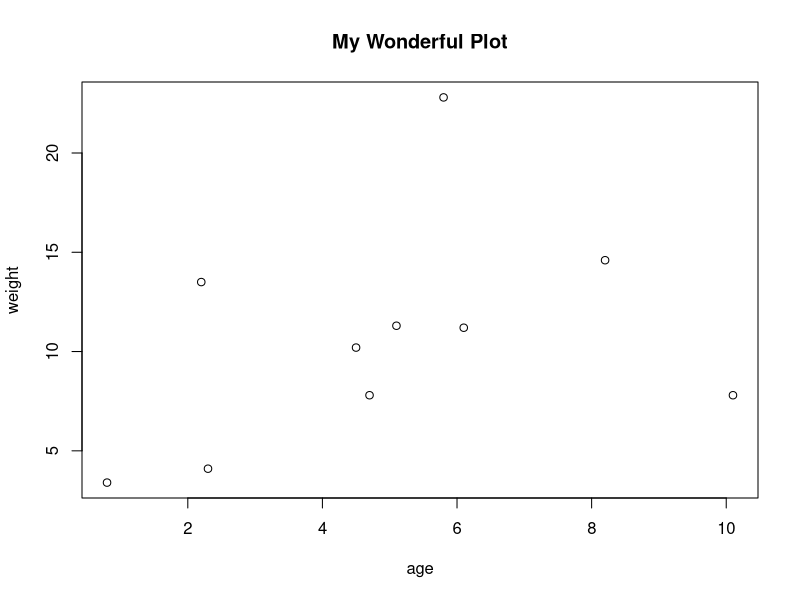
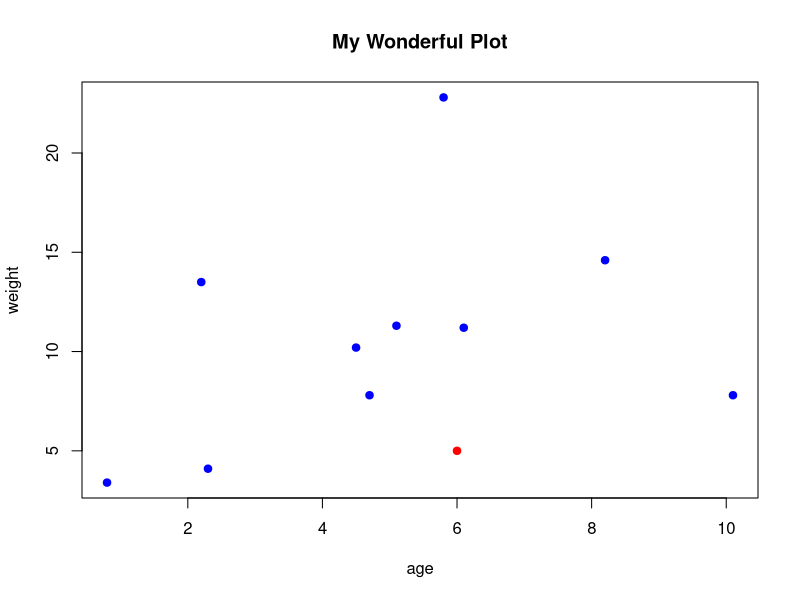
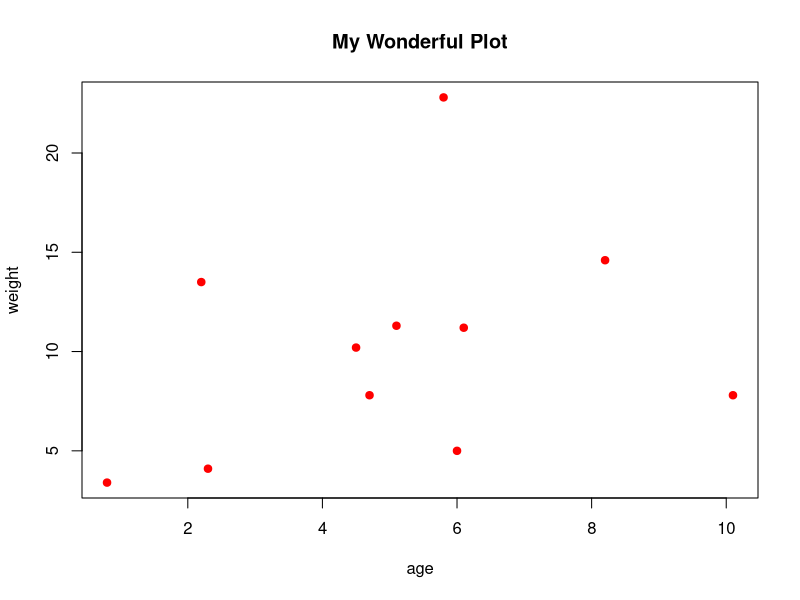
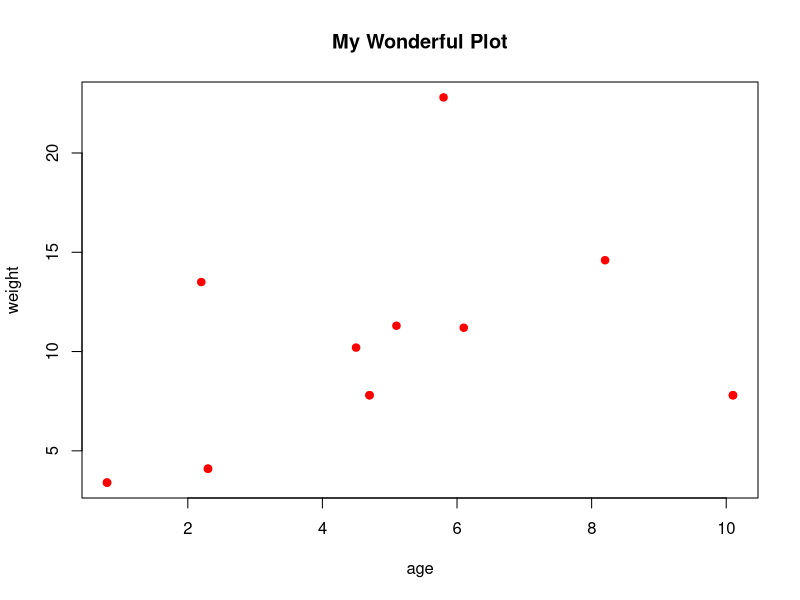
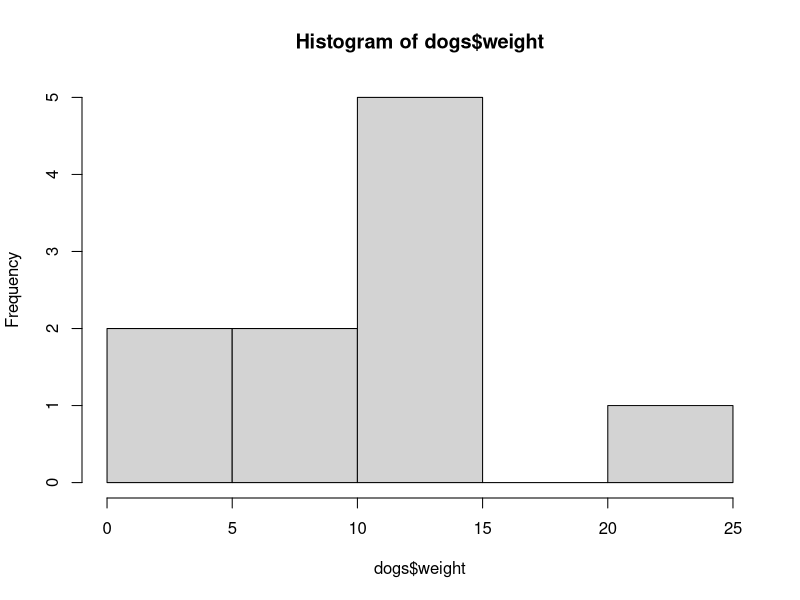
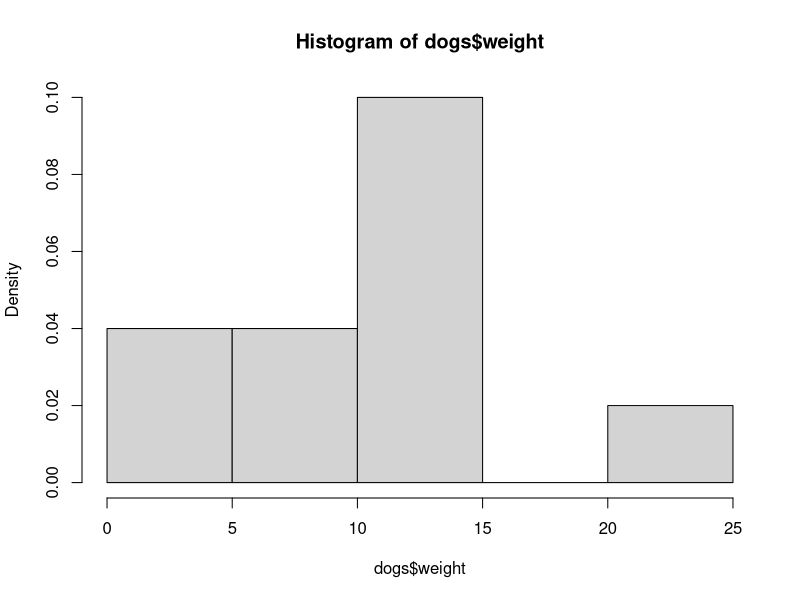
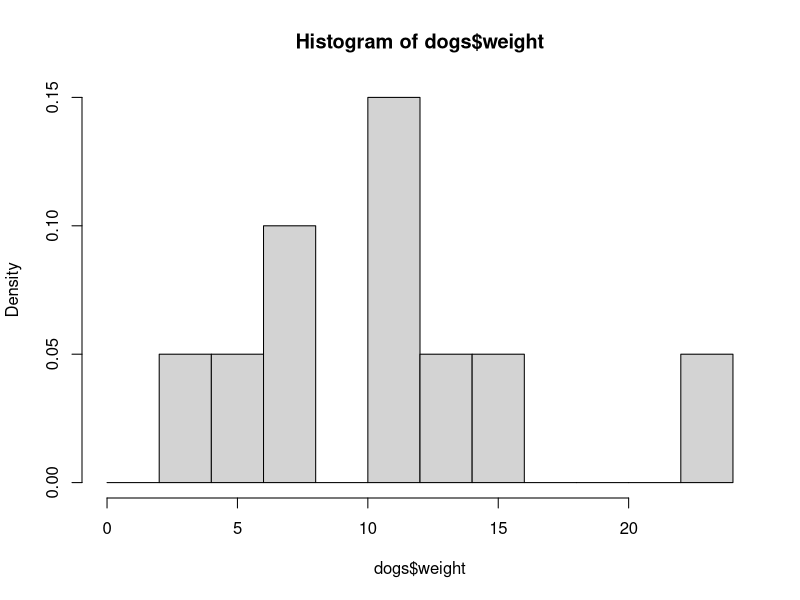

Here is the R script that generated these plots, in order:
## ---- chunk 1
x = 2.3
x <- 2.3
## ---- chunk 2
x = c(1, 2, 3, 4, 5)
x[3] - x[1] # 3 - 1 = 2 

# R indexes start at 1
# Access two or more consecutive elements
x[2:4] # 2 3 4

x[-2] # Removes the second element, result: 1 3 4 5

z = x[-2] # Removes the second element, result: 1 3 4 5
y = z[-2] # Removes the second element, result: 1 4 5
x[-(2:4)] # Removes the second, third and fourth elements, result: 1 5
x[c(2,5)] # Selects the second and fifth elements, result: 2 5
x[-c(2,5)] # Removes the second and fifth elements, result: 1 3 4
## ---- chunk 3
# In the next cell, define a vector named y whose elements are (2,7,-2,4,0,3.3). Then add the vectors x and y. 
x = c(3,1,7,4,-1,8)
y = c(2,7,-2,4,0,3.3)
x + y # 5 8 5 8 -1 11.3
x + 7 # 10 8 14 11 6 15
# sequnce of numbers 1: 6
seq(1, 6) # 1 2 3 4 5 6
seq(1, 6, by = 2) # 1 3 5
# Find elements with certain conditions
x[x>=5] # 7 8
x[x==7] # 7
x[x!=7] # 3 1 4 -1 8
# Location of the element
which(x >= 5, arr.ind = FALSE, useNames = TRUE) # 3 6
x >= 5 # FALSE FALSE TRUE FALSE FALSE TRUE
x
y
y[x == 7] # -2
x[x > 1 & x < 7] # 3 4
x[x >= 7 | x < 1] # 7 -1 8
x[(x>1 & x<7)| x<0] # 3 4 -1
## ---- chunk 4
sum(x)
prod(x)
length(x)
mean(x)
exp(x)
log(x)    # A warning is expected here!
sqrt(x) # A warning is expected here!

var(x)
(sum(x^2)-sum(x)^2/length(x))/(length(x)-1)
## ---- chunk 5
for (i in 1:3)
{
    print(i)
}

for (i in 1:length(x))

{
    x[i] = x[i] - i
    print(x[i])
}

## ---- chunk 6
# Herein lies an important lesson about R. "Looping" through
# operations can be quite slow when you are coding something
# more complicated. It is good practice to always think about
# ways to avoid loops by harnessing the power of matrix/vector
# manipulation in R. For example, we can restore the vector x
# to hold its original values by writing another loop, or, we
# can make a sequence from 1 to the length of x like this

# 1:length(x)

# and subtract it all at once like this

x = x - (1:length(x)) # 2 -1  4  0 -6  2
## ---- chunk 7
i = 1
while(i < 4)
{
   print(i)
   i = i+1
}
## ---- chunk 8
x = c(3,1,7,4,-1,8)

y = rep(0,length(x))   # repeat 0, length(x) times

for (i in 1:length(x))
{
    if(x[i]<=5)
    {
        y[i] = 1
    }
    else
    { 
        y[i] = -1          
    }           
}    

y

# The same result can be achieved with the following code
y <- rep(-1, length(x))
y[x <= 5] <- 1
## ---- chunk 9
x = c(3,1,7,4,-1,8)
y = c(2,7,-2,4,0,3.3)

A = matrix(0,6,6)

A[1,] = x
A[2,] = y
A[3,] = x + y
A

# As in the case with vectors, typing A*A will perform elementwise
# multiplication. In order to perform actual matrix multiplication,
# where elements come from dot products between columns and rows, we would type A%*%A.
# To get the inverse of a matrix we use the solve(A) function.
## ---- chunk 10
# A "data frame" is like a matrix but is far more flexible as it can consist of many
# different types of data
dogs <- read.table("dogs.csv")
dogs <- read.csv("dogs.csv", header = TRUE)
dogs$age
dogs$name<-as.character(dogs$name)
dogs$age<-as.numeric(dogs$age)  
dogs$weights<-as.numeric(dogs$weight)
dogs
dim(dogs)[1] # number of rows
dogs[3,1] # 3rd row, 1st column
dogs[,2] # 2nd column
dogs$name[dogs$age > 5.5]
mean(dogs$weights)
mean(dogs$weight[dogs$age>5.5]) # mean weight of dogs older than 5.5 years
## ---- chunk 11
plot(dogs$age,dogs$weight,xlab="age",ylab="weight",main="My Wonderful Plot")
## ---- chunk 12
plot(dogs$age,dogs$weight,xlab="age",ylab="weight",main="My Wonderful Plot",pch=19,col="blue")
points(6,5,pch=19,col="red")
## ---- chunk 13
plot(dogs$age,dogs$weight,xlab="age",ylab="weight",main="My Wonderful Plot",pch=19,col="red")
points(6,5,pch=19,col="red")
## ---- chunk 14
plot(dogs$age,dogs$weight,xlab="age",ylab="weight",main="My Wonderful Plot",pch=19,col="red")
points(dogs$age[dogs$weight<10],dogs$weight[dogs$weight<10],pch=19,col="red")
## ---- chunk 15
hist(dogs$weight) # frequency
## ---- chunk 16
# The histogram that we just made has "Frequency" on the  𝑦
#  -axis. In this case, the height of each bar represents the total number of dogs in the data
#  set whose height falls in the ranges that make up the bases ("bins") of the rectangles. Throughtout
#  this course, we will want to use "Density" instead of "Frequency". When the  𝑦
#  -axis uses "density", the height of each bar will be such that the total are of each bar is
#  the proportion of dogs whose weight falls into the associated range. This will become an estimate of
#  the probability of any dog's weight being in that range if we were to sample more dogs. Run the next cell.
hist(dogs$weight,prob=T) # density
## ---- chunk 17
# Let's check out the proportion of dogs in our sample whose weight is less than 5 units.
length(dogs$weight[dogs$weight<5])/length(dogs$weight)

# Note that the first rectangle has base width  5
#   and therefore area  (5)(0.04)=0.2
#  .
# Finally, let's change the width of the bins of this histogram. That is,
# let's change where we put the "breaks" and make each bar only 2 units wide. We will
# make a sequence of numbers that will cover the range of the data. (We have already checked the
# range of the data by typing min(dogs$weight) and
# max(dogs$weight) )

br<-seq(0,24,2)
hist(dogs$weight,prob=T,breaks=br)
